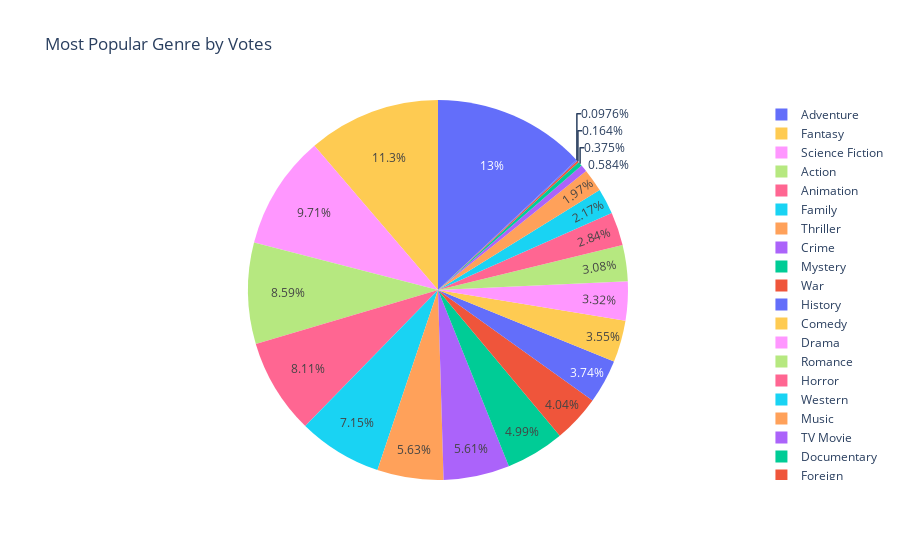

Notebook cell for this chart:
### Code cell
base_counts = get_ratings(merge_movies, 'genres_list', 'vote_count')
base_counts = pd.DataFrame(index=base_counts.keys(),
                           data=base_counts.values(),
                           columns=['Counts'])
base_counts.sort_values(by='Counts', inplace=True)
fig = px.pie(names=base_counts.index,
             values=base_counts['Counts'],
             title='Most Popular Genre by Votes',
             color=base_counts.index)
fig.show()

### Figure 1 — Plotly figure (JSON) as saved in the notebook; plotly's stock layout.template omitted (floating-point values rounded to 4 significant figures)
{"data": [{"customdata": [["other"], ["Foreign"], ["Documentary"], ["TV Movie"], ["Music"], ["Western"], ["Horror"], ["Romance"], ["Drama"], ["Comedy"], ["History"], ["War"], ["Mystery"], ["Crime"], ["Thriller"], ["Family"], ["Animation"], ["Action"], ["Science Fiction"], ["Fantasy"], ["Adventure"]], "domain": {"x": [0, 1], "y": [0, 1]}, "hovertemplate": "label=%{label}<br>value=%{value}<br>color=%{customdata[0]}<extra></extra>", "labels": ["other", "Foreign", "Documentary", "TV Movie", "Music", "Western", "Horror", "Romance", "Drama", "Comedy", "History", "War", "Mystery", "Crime", "Thriller", "Family", "Animation", "Action", "Science Fiction", "Fantasy", "Adventure"], "legendgroup": "", "marker": {"colors": ["#636efa", "#EF553B", "#00cc96", "#ab63fa", "#FFA15A", "#19d3f3", "#FF6692", "#B6E880", "#FF97FF", "#FECB52", "#636efa", "#EF553B", "#00cc96", "#ab63fa", "#FFA15A", "#19d3f3", "#FF6692", "#B6E880", "#FF97FF", "#FECB52", "#636efa"]}, "name": "", "showlegend": true, "type": "pie", "values": [4.05, 6.81, 15.54, 24.24, 81.69, 90.19, 117.6, 127.8, 137.6, 147.5, 155.1, 167.7, 207.1, 233.0, 233.8, 296.5, 336.5, 356.6, 402.9, 467.8, 539.3]}], "layout": {"legend": {"tracegroupgap": 0}, "title": {"text": "Most Popular Genre by Votes"}}}
